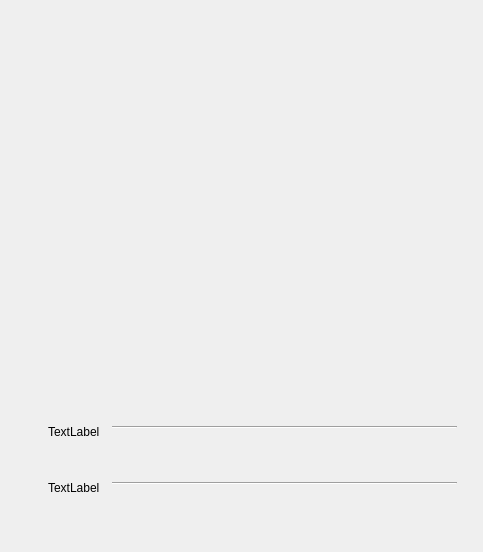
<?xml version="1.0" encoding="UTF-8"?>
<ui version="4.0">
 <class>AngKTabProgram</class>
 <widget class="QWidget" name="AngKTabProgram">
  <property name="geometry">
   <rect>
    <x>0</x>
    <y>0</y>
    <width>483</width>
    <height>552</height>
   </rect>
  </property>
  <property name="windowTitle">
   <string>AngKTabProgram</string>
  </property>
  <layout class="QVBoxLayout" name="verticalLayout_3">
   <property name="spacing">
    <number>6</number>
   </property>
   <property name="leftMargin">
    <number>15</number>
   </property>
   <property name="topMargin">
    <number>20</number>
   </property>
   <property name="rightMargin">
    <number>15</number>
   </property>
   <property name="bottomMargin">
    <number>48</number>
   </property>
   <item>
    <widget class="QtTreePropertyBrowser" name="CommonProperty" native="true"/>
   </item>
   <item>
    <spacer name="verticalSpacer_2">
     <property name="orientation">
      <enum>Qt::Vertical</enum>
     </property>
     <property name="sizeType">
      <enum>QSizePolicy::Fixed</enum>
     </property>
     <property name="sizeHint" stdset="0">
      <size>
       <width>20</width>
       <height>15</height>
      </size>
     </property>
    </spacer>
   </item>
   <item>
    <widget class="QWidget" name="SplitBarWgt" native="true">
     <property name="maximumSize">
      <size>
       <width>16777215</width>
       <height>30</height>
      </size>
     </property>
     <layout class="QHBoxLayout" name="horizontalLayout_2">
      <item>
       <widget class="QLabel" name="screenSymbolLabel">
        <property name="minimumSize">
         <size>
          <width>16</width>
          <height>16</height>
         </size>
        </property>
        <property name="maximumSize">
         <size>
          <width>16</width>
          <height>16</height>
         </size>
        </property>
        <property name="text">
         <string/>
        </property>
       </widget>
      </item>
      <item>
       <widget class="QLabel" name="screenLabel">
        <property name="minimumSize">
         <size>
          <width>58</width>
          <height>16</height>
         </size>
        </property>
        <property name="maximumSize">
         <size>
          <width>58</width>
          <height>16</height>
         </size>
        </property>
        <property name="text">
         <string>TextLabel</string>
        </property>
       </widget>
      </item>
      <item>
       <widget class="Line" name="line">
        <property name="orientation">
         <enum>Qt::Horizontal</enum>
        </property>
       </widget>
      </item>
     </layout>
    </widget>
   </item>
   <item>
    <spacer name="verticalSpacer_3">
     <property name="orientation">
      <enum>Qt::Vertical</enum>
     </property>
     <property name="sizeType">
      <enum>QSizePolicy::Fixed</enum>
     </property>
     <property name="sizeHint" stdset="0">
      <size>
       <width>20</width>
       <height>5</height>
      </size>
     </property>
    </spacer>
   </item>
   <item>
    <spacer name="verticalSpacer">
     <property name="orientation">
      <enum>Qt::Vertical</enum>
     </property>
     <property name="sizeType">
      <enum>QSizePolicy::Fixed</enum>
     </property>
     <property name="sizeHint" stdset="0">
      <size>
       <width>20</width>
       <height>15</height>
      </size>
     </property>
    </spacer>
   </item>
   <item>
    <widget class="QWidget" name="SplitBarWgt2" native="true">
     <property name="maximumSize">
      <size>
       <width>16777215</width>
       <height>30</height>
      </size>
     </property>
     <layout class="QHBoxLayout" name="horizontalLayout_3">
      <item>
       <widget class="QLabel" name="powerSymbolLabel">
        <property name="minimumSize">
         <size>
          <width>16</width>
          <height>16</height>
         </size>
        </property>
        <property name="maximumSize">
         <size>
          <width>16</width>
          <height>16</height>
         </size>
        </property>
        <property name="text">
         <string/>
        </property>
       </widget>
      </item>
      <item>
       <widget class="QLabel" name="powerLabel">
        <property name="minimumSize">
         <size>
          <width>58</width>
          <height>16</height>
         </size>
        </property>
        <property name="maximumSize">
         <size>
          <width>58</width>
          <height>16</height>
         </size>
        </property>
        <property name="text">
         <string>TextLabel</string>
        </property>
       </widget>
      </item>
      <item>
       <widget class="Line" name="line2">
        <property name="orientation">
         <enum>Qt::Horizontal</enum>
        </property>
       </widget>
      </item>
     </layout>
    </widget>
   </item>
   <item>
    <spacer name="verticalSpacer_4">
     <property name="orientation">
      <enum>Qt::Vertical</enum>
     </property>
     <property name="sizeType">
      <enum>QSizePolicy::Fixed</enum>
     </property>
     <property name="sizeHint" stdset="0">
      <size>
       <width>20</width>
       <height>5</height>
      </size>
     </property>
    </spacer>
   </item>
  </layout>
 </widget>
 <layoutdefault spacing="6" margin="11"/>
 <customwidgets>
  <customwidget>
   <class>QtTreePropertyBrowser</class>
   <extends>QWidget</extends>
   <header>qttreepropertybrowser.h</header>
   <container>1</container>
  </customwidget>
 </customwidgets>
 <resources/>
 <connections/>
</ui>
